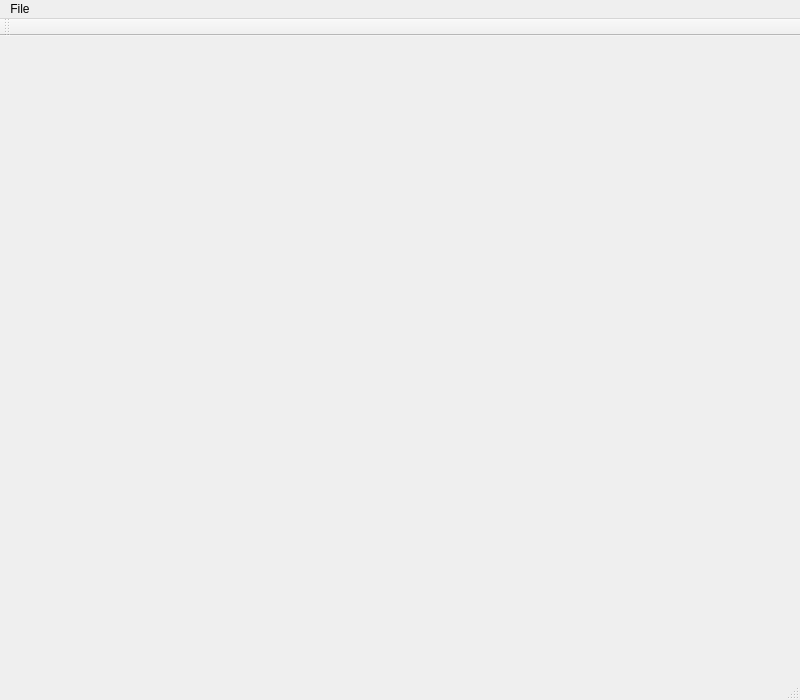
<?xml version="1.0" encoding="UTF-8"?>
<ui version="4.0">
 <class>MainWindow</class>
 <widget class="QMainWindow" name="MainWindow">
  <property name="geometry">
   <rect>
    <x>0</x>
    <y>0</y>
    <width>800</width>
    <height>700</height>
   </rect>
  </property>
  <property name="windowTitle">
   <string>Google Maps Browser</string>
  </property>
  <widget class="QWidget" name="centralWidget"/>
  <widget class="QMenuBar" name="menuBar">
   <property name="geometry">
    <rect>
     <x>0</x>
     <y>0</y>
     <width>800</width>
     <height>22</height>
    </rect>
   </property>
   <widget class="QMenu" name="menuFile">
    <property name="title">
     <string>File</string>
    </property>
    <addaction name="actionQuit"/>
   </widget>
   <addaction name="menuFile"/>
  </widget>
  <widget class="QToolBar" name="mainToolBar">
   <attribute name="toolBarArea">
    <enum>TopToolBarArea</enum>
   </attribute>
   <attribute name="toolBarBreak">
    <bool>false</bool>
   </attribute>
  </widget>
  <widget class="QStatusBar" name="statusBar"/>
  <action name="actionQuit">
   <property name="text">
    <string>Quit</string>
   </property>
  </action>
  <action name="actionMoscow">
   <property name="text">
    <string>Moscow</string>
   </property>
  </action>
  <action name="actionNewYork">
   <property name="text">
    <string>New York</string>
   </property>
  </action>
  <action name="actionLondon">
   <property name="text">
    <string>London</string>
   </property>
  </action>
  <action name="actionSanJose_CA">
   <property name="text">
    <string>San Jose CA</string>
   </property>
  </action>
  <action name="actionBedford_MA">
   <property name="text">
    <string>Bedford MA</string>
   </property>
  </action>
  <action name="actionSky">
   <property name="text">
    <string>Sky</string>
   </property>
  </action>
  <action name="actionBorders">
   <property name="checkable">
    <bool>true</bool>
   </property>
   <property name="text">
    <string>Borders and Names</string>
   </property>
  </action>
  <action name="actionRoads">
   <property name="checkable">
    <bool>true</bool>
   </property>
   <property name="text">
    <string>Roads</string>
   </property>
  </action>
 </widget>
 <layoutdefault spacing="6" margin="11"/>
 <resources/>
 <connections/>
</ui>
